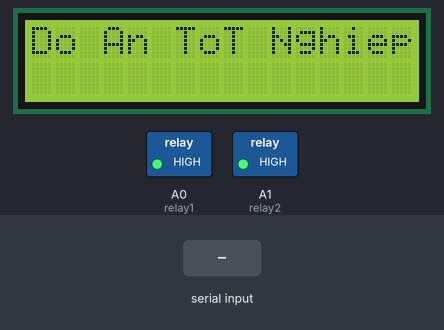
This sketch was run on a simulated Arduino Uno, built with avr-gcc and run on an emulated ATmega328P. Shown: 16×2 character LCD, switched loads named in the sketch (green lamp = pin HIGH). Inputs (shaded band) come from the test bench. Pins used as bus, display or sensor lines are not drawn; what the sketch prints to the serial monitor is not drawn.

Above: at 1.2 s.
1.3 s: "rl1" received over Serial
At 1.8 s:
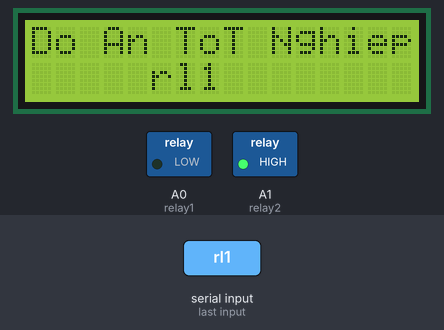
3.5 s: "tien" received over the second serial link
At 4.8 s:
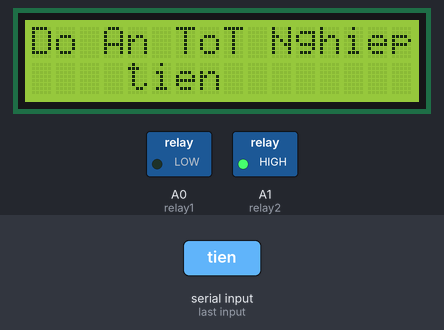
6.5 s: "lui" received over Serial
At 7.7 s:
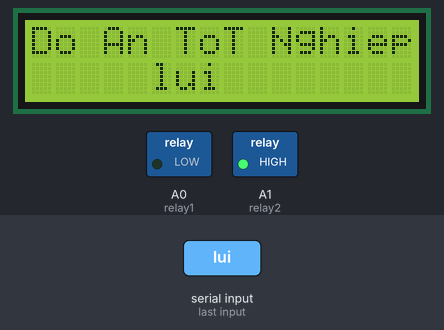
9.5 s: "trai" received over the second serial link
At 10.7 s:
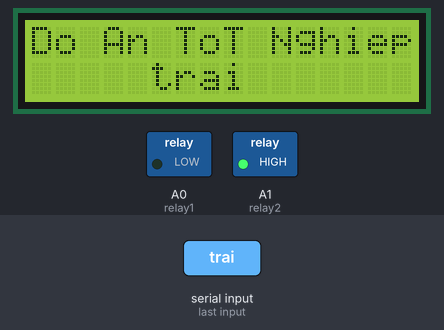
12.5 s: "phai" received over Serial
At 14.0 s:
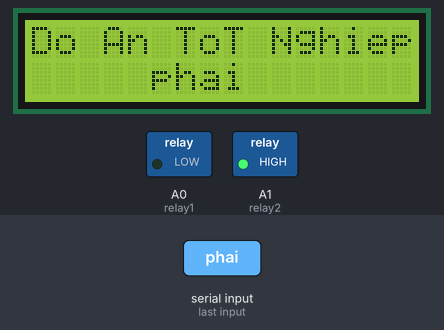
15.5 s: "stop" received over the second serial link
At 17.1 s:
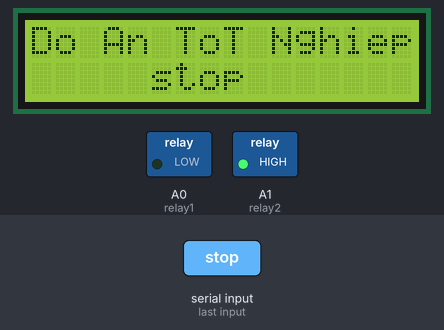
Timing chart, 0 to 18.6 s (numbered marks = the images above; inputs shaded):
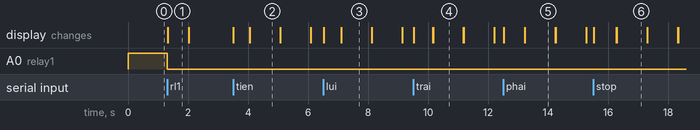

The sketch:

robot_khukhuan.ino
```cpp
#include"khai_bao.h"
void setup() {
  // put your setup code here, to run once:
  khaibao();
}
void loop() {
  // put your main code here, to run repeatedly:1
  run();
}
```

control.h
```cpp
void motor1(int nl) {//+ tien
  if (nl >= 0) {
    digitalWrite(dcAdir, 1);
    analogWrite(dcApwm, 250 - abs(nl));
  }
  else {

    digitalWrite(dcAdir, 0);
    analogWrite(dcApwm, abs(nl));
  }
}
void motor2(int nl) {//+ tien
  if (nl >= 0) {
    digitalWrite(dcBdir, 1);
    analogWrite(dcBpwm, 250 - abs(nl));
  }
  else {
    digitalWrite(dcBdir, 0);
    analogWrite(dcBpwm, abs(nl));
  }
}
void tien(int nl) {
  motor1(nl);
  motor2(nl);
}
void lui(int nl) {
  motor1(-abs(nl));
  motor2(-abs(nl));
}
void xp(int nl) {
  motor1(abs(nl));
  motor2(-abs(nl));
}
void xt(int nl) {
  motor1(-abs(nl));
  motor2(abs(nl));
}
void run() {
  if (Serial.available()) {
    data = Serial.readString();
    Serial.println(data);
    mySerial.print(data);
  }
  if (mySerial.available()) {
    data = mySerial.readString();
    Serial.println(data);
  }
  if (data.indexOf("tien") != -1) {
    tien(nl_md);
    lcd.setCursor(0, 1);
    lcd.print("    tien   ");
  }
  if (data.indexOf("lui") != -1) {
    lui(nl_md);
    lcd.setCursor(0, 1);
    lcd.print("     lui   ");
  }
  if (data.indexOf("trai") != -1) {
    xt(200);
    lcd.setCursor(0, 1);
    lcd.print("     trai   ");
  }
  if (data.indexOf("phai") != -1) {
    xp(200);
    lcd.setCursor(0, 1);
    lcd.print("     phai   ");
  }
  if (data.indexOf("stop") != -1) {
    tien(0);
    lcd.setCursor(0, 1);
    lcd.print("     stop   ");
  }
  if (data.indexOf("rl1") != -1) {
    digitalWrite(relay1, !digitalRead(relay1));
    lcd.setCursor(0, 1);
    lcd.print("     rl1   ");
    data = "";
  }
  if (data.indexOf("rl2") != -1) {
    digitalWrite(relay2, !digitalRead(relay2));
    lcd.setCursor(0, 1);
    lcd.print("     rl2   ");
    data = "";
  }
  if (millis() - time_ht > 1000) {
    lcd.setCursor(0, 1);
    lcd.print("            ");
    time_ht = millis();
  }
}
```

khai_bao.h
```cpp
#define dcAdir 4
#define dcApwm 5
#define dcBdir 7
#define dcBpwm 6
#define relay1 A0
#define relay2 A1

int d = 0;
int nl_md = 200;
int run_ = 0;
String data;
long time_ht=0;
#include <LiquidCrystal_I2C.h>
LiquidCrystal_I2C lcd(0x27, 16, 2);
#include <SoftwareSerial.h>
SoftwareSerial mySerial(10, 11); // RX, TX
#include"control.h"

void pinmode() {
  pinMode(dcAdir, OUTPUT);
  pinMode(dcApwm, OUTPUT);
  pinMode(dcBdir, OUTPUT);
  pinMode(dcBpwm, OUTPUT);
  pinMode(relay1, OUTPUT);
  pinMode(relay2, OUTPUT);
  digitalWrite(relay1, 1);// tắt all
  digitalWrite(relay2, 1);
}
void khaibao() {
  Serial.begin(9600);
  Serial.setTimeout(5);
  mySerial.begin(9600);
  mySerial.setTimeout(5);

  pinmode();

  lcd.init();
  lcd.backlight();
  lcd.setCursor(0, 0);
  lcd.print("Do An ToT Nghiep");

}
```

Measured:
- after the input at 1.3 s, A0 (relay1): HIGH → LOW at once; the display: changes at once (image 1)
- after the input at 3.5 s, the display: changes at once (image 2)
- after the input at 6.5 s, the display: changes at once (image 3)
- after the input at 9.5 s, the display: changes at once (image 4)
- after the input at 12.5 s, the display: changes at once (image 5)
- after the input at 15.5 s, the display: changes at once (image 6)
- what the display in image 1 shows lasts 0.7 s, from 1.3 s to 2.0 s
